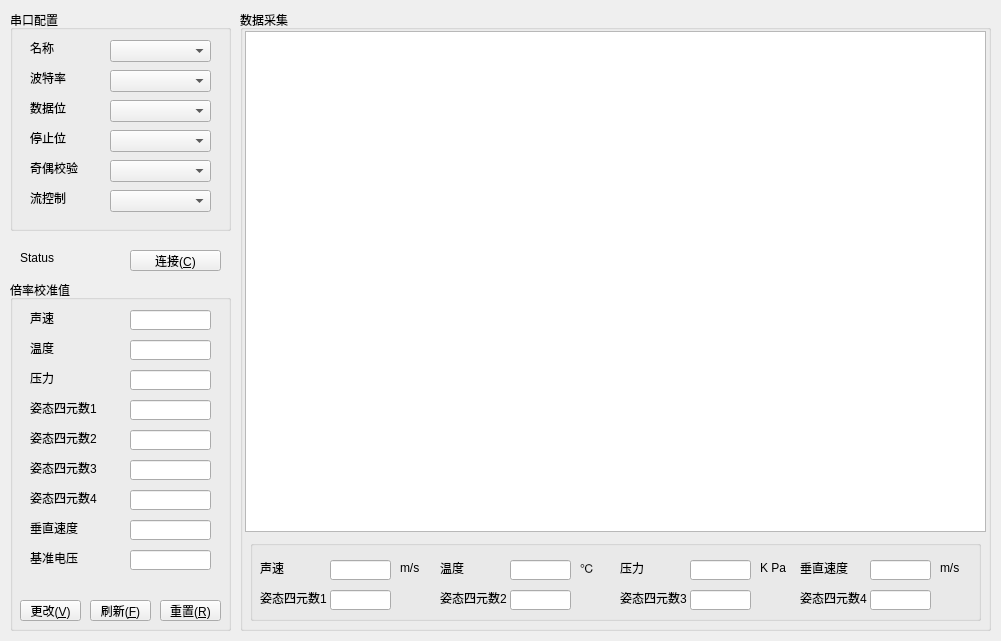
<?xml version="1.0" encoding="UTF-8"?>
<ui version="4.0">
 <class>MainWindow</class>
 <widget class="QMainWindow" name="MainWindow">
  <property name="geometry">
   <rect>
    <x>0</x>
    <y>0</y>
    <width>1001</width>
    <height>641</height>
   </rect>
  </property>
  <property name="windowTitle">
   <string>声速仪上位机</string>
  </property>
  <property name="windowIcon">
   <iconset resource="icon.qrc">
    <normaloff>:/icon/main_window/main_window.ico</normaloff>:/icon/main_window/main_window.ico</iconset>
  </property>
  <widget class="QWidget" name="centralWidget">
   <widget class="QGroupBox" name="gbSerialPortInfo">
    <property name="geometry">
     <rect>
      <x>10</x>
      <y>10</y>
      <width>221</width>
      <height>221</height>
     </rect>
    </property>
    <property name="title">
     <string>串口配置</string>
    </property>
    <widget class="ComboBoxWithRefresher" name="cbSerialPortName">
     <property name="geometry">
      <rect>
       <x>100</x>
       <y>30</y>
       <width>101</width>
       <height>22</height>
      </rect>
     </property>
    </widget>
    <widget class="QLabel" name="lblSerialPortName">
     <property name="geometry">
      <rect>
       <x>20</x>
       <y>30</y>
       <width>51</width>
       <height>16</height>
      </rect>
     </property>
     <property name="text">
      <string>名称</string>
     </property>
    </widget>
    <widget class="QComboBox" name="cbSerialPortBaudRate">
     <property name="geometry">
      <rect>
       <x>100</x>
       <y>60</y>
       <width>101</width>
       <height>22</height>
      </rect>
     </property>
    </widget>
    <widget class="QLabel" name="lblSerialPortBaudRate">
     <property name="geometry">
      <rect>
       <x>20</x>
       <y>60</y>
       <width>51</width>
       <height>16</height>
      </rect>
     </property>
     <property name="text">
      <string>波特率</string>
     </property>
    </widget>
    <widget class="QComboBox" name="cbSerialPortDataBits">
     <property name="geometry">
      <rect>
       <x>100</x>
       <y>90</y>
       <width>101</width>
       <height>22</height>
      </rect>
     </property>
    </widget>
    <widget class="QLabel" name="lblSerialPortDataBit">
     <property name="geometry">
      <rect>
       <x>20</x>
       <y>90</y>
       <width>51</width>
       <height>16</height>
      </rect>
     </property>
     <property name="text">
      <string>数据位</string>
     </property>
    </widget>
    <widget class="QComboBox" name="cbSerialPortStopBits">
     <property name="geometry">
      <rect>
       <x>100</x>
       <y>120</y>
       <width>101</width>
       <height>22</height>
      </rect>
     </property>
    </widget>
    <widget class="QLabel" name="lblSerialPortStopBit">
     <property name="geometry">
      <rect>
       <x>20</x>
       <y>120</y>
       <width>51</width>
       <height>16</height>
      </rect>
     </property>
     <property name="text">
      <string>停止位</string>
     </property>
    </widget>
    <widget class="QComboBox" name="cbSerialPortParity">
     <property name="geometry">
      <rect>
       <x>100</x>
       <y>150</y>
       <width>101</width>
       <height>22</height>
      </rect>
     </property>
    </widget>
    <widget class="QLabel" name="lblSerialPortCheck">
     <property name="geometry">
      <rect>
       <x>20</x>
       <y>150</y>
       <width>51</width>
       <height>16</height>
      </rect>
     </property>
     <property name="text">
      <string>奇偶校验</string>
     </property>
    </widget>
    <widget class="QLabel" name="lblSerialPortFlowControl">
     <property name="geometry">
      <rect>
       <x>20</x>
       <y>180</y>
       <width>51</width>
       <height>16</height>
      </rect>
     </property>
     <property name="text">
      <string>流控制</string>
     </property>
    </widget>
    <widget class="QComboBox" name="cbSerialPortFlowControl">
     <property name="geometry">
      <rect>
       <x>100</x>
       <y>180</y>
       <width>101</width>
       <height>22</height>
      </rect>
     </property>
    </widget>
   </widget>
   <widget class="QGroupBox" name="gbCalibration">
    <property name="geometry">
     <rect>
      <x>10</x>
      <y>280</y>
      <width>221</width>
      <height>351</height>
     </rect>
    </property>
    <property name="title">
     <string>倍率校准值</string>
    </property>
    <widget class="QLabel" name="lblCaliSoundSpeed">
     <property name="geometry">
      <rect>
       <x>20</x>
       <y>30</y>
       <width>31</width>
       <height>16</height>
      </rect>
     </property>
     <property name="text">
      <string>声速</string>
     </property>
    </widget>
    <widget class="QLineEdit" name="txtCaliSoundSpeed">
     <property name="geometry">
      <rect>
       <x>120</x>
       <y>30</y>
       <width>81</width>
       <height>20</height>
      </rect>
     </property>
    </widget>
    <widget class="QLineEdit" name="txtCaliTemperature">
     <property name="geometry">
      <rect>
       <x>120</x>
       <y>60</y>
       <width>81</width>
       <height>20</height>
      </rect>
     </property>
    </widget>
    <widget class="QLabel" name="lblCaliTemperature">
     <property name="geometry">
      <rect>
       <x>20</x>
       <y>60</y>
       <width>31</width>
       <height>16</height>
      </rect>
     </property>
     <property name="text">
      <string>温度</string>
     </property>
    </widget>
    <widget class="QLineEdit" name="txtCaliPressure">
     <property name="geometry">
      <rect>
       <x>120</x>
       <y>90</y>
       <width>81</width>
       <height>20</height>
      </rect>
     </property>
    </widget>
    <widget class="QLabel" name="lblCaliPressure">
     <property name="geometry">
      <rect>
       <x>20</x>
       <y>90</y>
       <width>31</width>
       <height>16</height>
      </rect>
     </property>
     <property name="text">
      <string>压力</string>
     </property>
    </widget>
    <widget class="QLineEdit" name="txtCaliQuat1">
     <property name="geometry">
      <rect>
       <x>120</x>
       <y>120</y>
       <width>81</width>
       <height>20</height>
      </rect>
     </property>
    </widget>
    <widget class="QLabel" name="lblCaliQuat1">
     <property name="geometry">
      <rect>
       <x>20</x>
       <y>120</y>
       <width>71</width>
       <height>16</height>
      </rect>
     </property>
     <property name="text">
      <string>姿态四元数1</string>
     </property>
    </widget>
    <widget class="QLineEdit" name="txtCaliQuat2">
     <property name="geometry">
      <rect>
       <x>120</x>
       <y>150</y>
       <width>81</width>
       <height>20</height>
      </rect>
     </property>
    </widget>
    <widget class="QLabel" name="lblCaliQuat2">
     <property name="geometry">
      <rect>
       <x>20</x>
       <y>150</y>
       <width>71</width>
       <height>16</height>
      </rect>
     </property>
     <property name="text">
      <string>姿态四元数2</string>
     </property>
    </widget>
    <widget class="QLineEdit" name="txtCaliQuat3">
     <property name="geometry">
      <rect>
       <x>120</x>
       <y>180</y>
       <width>81</width>
       <height>20</height>
      </rect>
     </property>
    </widget>
    <widget class="QLabel" name="lblCaliQuat3">
     <property name="geometry">
      <rect>
       <x>20</x>
       <y>180</y>
       <width>71</width>
       <height>16</height>
      </rect>
     </property>
     <property name="text">
      <string>姿态四元数3</string>
     </property>
    </widget>
    <widget class="QLineEdit" name="txtCaliQuat4">
     <property name="geometry">
      <rect>
       <x>120</x>
       <y>210</y>
       <width>81</width>
       <height>20</height>
      </rect>
     </property>
    </widget>
    <widget class="QLabel" name="lblCaliQuat4">
     <property name="geometry">
      <rect>
       <x>20</x>
       <y>210</y>
       <width>71</width>
       <height>16</height>
      </rect>
     </property>
     <property name="text">
      <string>姿态四元数4</string>
     </property>
    </widget>
    <widget class="QLineEdit" name="txtCaliVertSpeed">
     <property name="geometry">
      <rect>
       <x>120</x>
       <y>240</y>
       <width>81</width>
       <height>20</height>
      </rect>
     </property>
    </widget>
    <widget class="QLabel" name="lblCaliVertSpeed">
     <property name="geometry">
      <rect>
       <x>20</x>
       <y>240</y>
       <width>51</width>
       <height>16</height>
      </rect>
     </property>
     <property name="text">
      <string>垂直速度</string>
     </property>
    </widget>
    <widget class="QLabel" name="lblCaliRefVoltage">
     <property name="geometry">
      <rect>
       <x>20</x>
       <y>270</y>
       <width>51</width>
       <height>16</height>
      </rect>
     </property>
     <property name="text">
      <string>基准电压</string>
     </property>
    </widget>
    <widget class="QLineEdit" name="txtCaliVoltage">
     <property name="geometry">
      <rect>
       <x>120</x>
       <y>270</y>
       <width>81</width>
       <height>20</height>
      </rect>
     </property>
    </widget>
    <widget class="QPushButton" name="btnCaliReset">
     <property name="geometry">
      <rect>
       <x>150</x>
       <y>320</y>
       <width>61</width>
       <height>21</height>
      </rect>
     </property>
     <property name="text">
      <string>重置(&amp;R)</string>
     </property>
    </widget>
    <widget class="QPushButton" name="btnCaliVerify">
     <property name="geometry">
      <rect>
       <x>10</x>
       <y>320</y>
       <width>61</width>
       <height>21</height>
      </rect>
     </property>
     <property name="text">
      <string>更改(&amp;V)</string>
     </property>
    </widget>
    <widget class="QPushButton" name="btnCaliRefresh">
     <property name="geometry">
      <rect>
       <x>80</x>
       <y>320</y>
       <width>61</width>
       <height>21</height>
      </rect>
     </property>
     <property name="text">
      <string>刷新(&amp;F)</string>
     </property>
    </widget>
   </widget>
   <widget class="QGroupBox" name="gbDataCollection">
    <property name="geometry">
     <rect>
      <x>240</x>
      <y>10</y>
      <width>751</width>
      <height>621</height>
     </rect>
    </property>
    <property name="title">
     <string>数据采集</string>
    </property>
    <widget class="QGroupBox" name="gbCurData">
     <property name="geometry">
      <rect>
       <x>10</x>
       <y>530</y>
       <width>731</width>
       <height>81</height>
      </rect>
     </property>
     <property name="title">
      <string/>
     </property>
     <widget class="QLineEdit" name="txtDataSoundSpeed">
      <property name="geometry">
       <rect>
        <x>80</x>
        <y>20</y>
        <width>61</width>
        <height>20</height>
       </rect>
      </property>
      <property name="readOnly">
       <bool>true</bool>
      </property>
     </widget>
     <widget class="QLabel" name="lblDataSoundSpeed">
      <property name="geometry">
       <rect>
        <x>10</x>
        <y>20</y>
        <width>31</width>
        <height>16</height>
       </rect>
      </property>
      <property name="text">
       <string>声速</string>
      </property>
     </widget>
     <widget class="QLineEdit" name="txtDataTemperature">
      <property name="geometry">
       <rect>
        <x>260</x>
        <y>20</y>
        <width>61</width>
        <height>20</height>
       </rect>
      </property>
      <property name="readOnly">
       <bool>true</bool>
      </property>
     </widget>
     <widget class="QLabel" name="lblDataTemperature">
      <property name="geometry">
       <rect>
        <x>190</x>
        <y>20</y>
        <width>31</width>
        <height>16</height>
       </rect>
      </property>
      <property name="text">
       <string>温度</string>
      </property>
     </widget>
     <widget class="QLineEdit" name="txtDataPressure">
      <property name="geometry">
       <rect>
        <x>440</x>
        <y>20</y>
        <width>61</width>
        <height>20</height>
       </rect>
      </property>
      <property name="readOnly">
       <bool>true</bool>
      </property>
     </widget>
     <widget class="QLabel" name="lblDataPressure">
      <property name="geometry">
       <rect>
        <x>370</x>
        <y>20</y>
        <width>31</width>
        <height>16</height>
       </rect>
      </property>
      <property name="text">
       <string>压力</string>
      </property>
     </widget>
     <widget class="QLineEdit" name="txtDataQuat1">
      <property name="geometry">
       <rect>
        <x>80</x>
        <y>50</y>
        <width>61</width>
        <height>20</height>
       </rect>
      </property>
      <property name="readOnly">
       <bool>true</bool>
      </property>
     </widget>
     <widget class="QLabel" name="lblDataQuat1">
      <property name="geometry">
       <rect>
        <x>10</x>
        <y>50</y>
        <width>71</width>
        <height>16</height>
       </rect>
      </property>
      <property name="text">
       <string>姿态四元数1</string>
      </property>
     </widget>
     <widget class="QLineEdit" name="txtDataQuat2">
      <property name="geometry">
       <rect>
        <x>260</x>
        <y>50</y>
        <width>61</width>
        <height>20</height>
       </rect>
      </property>
      <property name="readOnly">
       <bool>true</bool>
      </property>
     </widget>
     <widget class="QLabel" name="lblDataQuat2">
      <property name="geometry">
       <rect>
        <x>190</x>
        <y>50</y>
        <width>71</width>
        <height>16</height>
       </rect>
      </property>
      <property name="text">
       <string>姿态四元数2</string>
      </property>
     </widget>
     <widget class="QLineEdit" name="txtDataQuat3">
      <property name="geometry">
       <rect>
        <x>440</x>
        <y>50</y>
        <width>61</width>
        <height>20</height>
       </rect>
      </property>
      <property name="readOnly">
       <bool>true</bool>
      </property>
     </widget>
     <widget class="QLabel" name="lblDataQuat3">
      <property name="geometry">
       <rect>
        <x>370</x>
        <y>50</y>
        <width>71</width>
        <height>16</height>
       </rect>
      </property>
      <property name="text">
       <string>姿态四元数3</string>
      </property>
     </widget>
     <widget class="QLineEdit" name="txtDataQuat4">
      <property name="geometry">
       <rect>
        <x>620</x>
        <y>50</y>
        <width>61</width>
        <height>20</height>
       </rect>
      </property>
      <property name="readOnly">
       <bool>true</bool>
      </property>
     </widget>
     <widget class="QLabel" name="lblDataQuat4">
      <property name="geometry">
       <rect>
        <x>550</x>
        <y>50</y>
        <width>71</width>
        <height>16</height>
       </rect>
      </property>
      <property name="text">
       <string>姿态四元数4</string>
      </property>
     </widget>
     <widget class="QLineEdit" name="txtDataVertSpeed">
      <property name="geometry">
       <rect>
        <x>620</x>
        <y>20</y>
        <width>61</width>
        <height>20</height>
       </rect>
      </property>
      <property name="readOnly">
       <bool>true</bool>
      </property>
     </widget>
     <widget class="QLabel" name="lblDataVertSpeed">
      <property name="geometry">
       <rect>
        <x>550</x>
        <y>20</y>
        <width>51</width>
        <height>16</height>
       </rect>
      </property>
      <property name="text">
       <string>垂直速度</string>
      </property>
     </widget>
     <widget class="QLabel" name="lblDataPressureUnit">
      <property name="geometry">
       <rect>
        <x>510</x>
        <y>20</y>
        <width>31</width>
        <height>16</height>
       </rect>
      </property>
      <property name="text">
       <string>K Pa</string>
      </property>
     </widget>
     <widget class="QLabel" name="lblDataSoundSpeedUnit">
      <property name="geometry">
       <rect>
        <x>150</x>
        <y>20</y>
        <width>31</width>
        <height>16</height>
       </rect>
      </property>
      <property name="text">
       <string>m/s</string>
      </property>
     </widget>
     <widget class="QLabel" name="lblDataTemperatureUnit">
      <property name="geometry">
       <rect>
        <x>330</x>
        <y>20</y>
        <width>31</width>
        <height>16</height>
       </rect>
      </property>
      <property name="text">
       <string>℃</string>
      </property>
     </widget>
     <widget class="QLabel" name="lblDataVerticalSpeedUnit">
      <property name="geometry">
       <rect>
        <x>690</x>
        <y>20</y>
        <width>31</width>
        <height>16</height>
       </rect>
      </property>
      <property name="text">
       <string>m/s</string>
      </property>
     </widget>
    </widget>
    <widget class="View" name="chartView">
     <property name="geometry">
      <rect>
       <x>5</x>
       <y>21</y>
       <width>741</width>
       <height>501</height>
      </rect>
     </property>
    </widget>
   </widget>
   <widget class="QPushButton" name="btnSerialPortConnect">
    <property name="geometry">
     <rect>
      <x>130</x>
      <y>250</y>
      <width>91</width>
      <height>21</height>
     </rect>
    </property>
    <property name="text">
     <string>连接(&amp;C)</string>
    </property>
   </widget>
   <widget class="QLabel" name="lblSerialPortState">
    <property name="geometry">
     <rect>
      <x>20</x>
      <y>250</y>
      <width>71</width>
      <height>16</height>
     </rect>
    </property>
    <property name="text">
     <string>Status</string>
    </property>
   </widget>
  </widget>
 </widget>
 <layoutdefault spacing="6" margin="11"/>
 <customwidgets>
  <customwidget>
   <class>View</class>
   <extends>QGraphicsView</extends>
   <header>chart/view.h</header>
  </customwidget>
  <customwidget>
   <class>ComboBoxWithRefresher</class>
   <extends>QComboBox</extends>
   <header>combobox\combobox_with_refresher.h</header>
  </customwidget>
 </customwidgets>
 <resources>
  <include location="icon.qrc"/>
 </resources>
 <connections/>
</ui>
